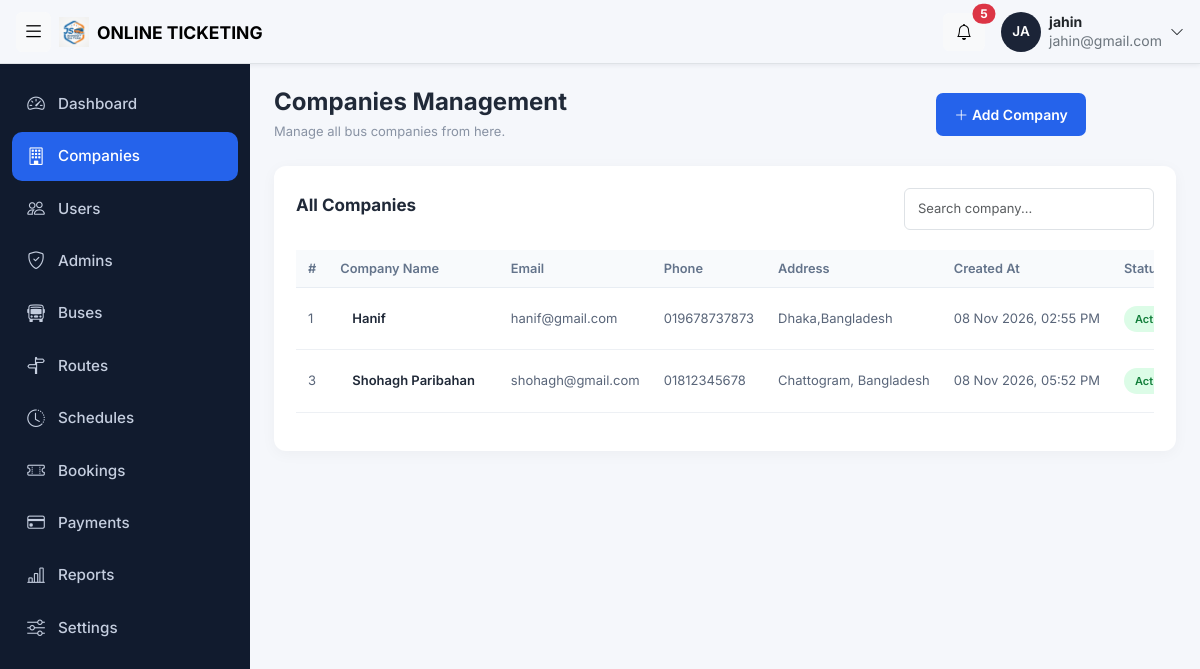
Before: /admin/companies.php (signed in) with the older database file.
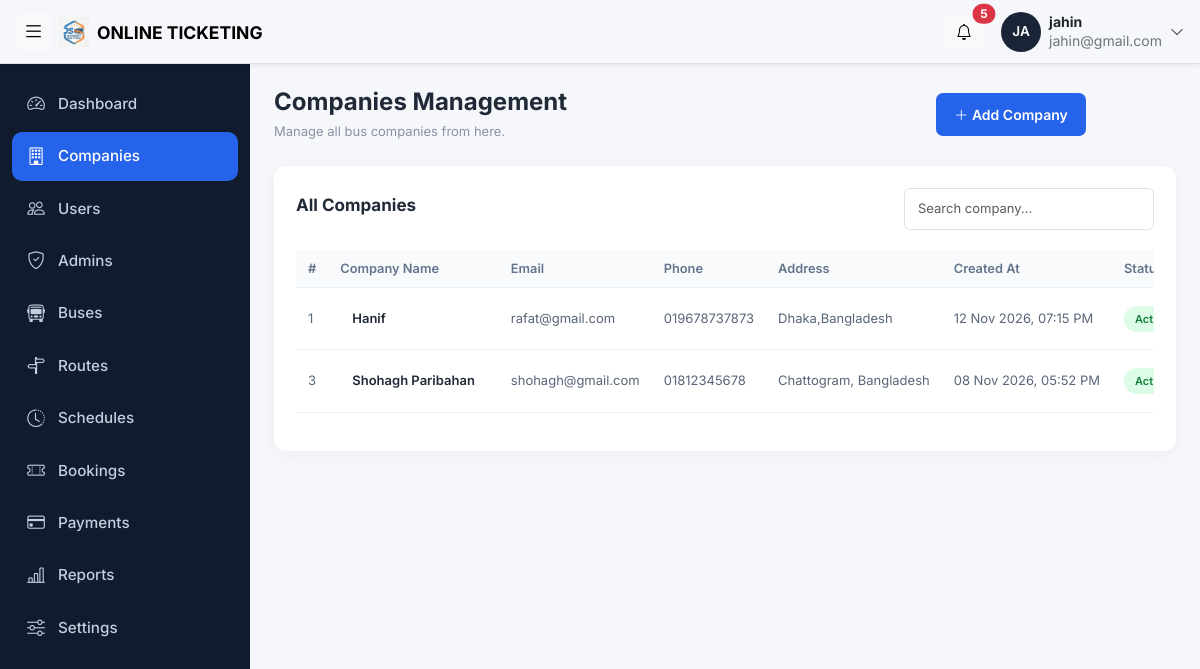
After: the same page with the newer database file.
### tables this page shows
CREATE TABLE `bus_companies` (
  `company_id` int(11) NOT NULL,
  `company_name` varchar(100) NOT NULL,
  `email` varchar(100) NOT NULL,
  `phone` varchar(20) NOT NULL,
  `address` text NOT NULL,
  `status` enum('active','inactive') NOT NULL,
  `created_at` timestamp NOT NULL DEFAULT current_timestamp() ON UPDATE current_timestamp()
);

### admin/companies.php (the view, shortened to what this page needs)
<?php
include '../config/db.php';
$rawData = $conn->query("SELECT * FROM bus_companies");
?>
<!DOCTYPE html>
<html lang="bn">
<head>
   <?php
include '../includes/admin_css.php';
?>
</head>
<body>
<?php
include '../includes/topbar.php';
?>
    <div class="layout">
   <?php
include '../includes/admincmsidebar.php';
?>
      <div class="container-fluid py-4 px-4">
    <div class="page-header">
        <div>
            <h3>Companies Management</h3>
            <p>Manage all bus companies from here.</p>
        </div>
        <button class="btn-add" id="openForm">
            <i class="bi bi-plus-lg"></i> Add Company
        </button>
    </div>
    <div class="company-card">
        <div class="table-header">
            <h5>All Companies</h5>
            <input type="text" id="searchInput"
                   class="form-control search-box"
                   placeholder="Search company...">
        </div>
        <div class="table-responsive">
            <table class="table company-table" id="companyTable">
                <thead>
                    <tr>
                        <th>#</th>
                        <th>Company Name</th>
                        <th>Email</th>
                        <th>Phone</th>
                        <th>Address</th>
                        <th>Created At</th>
                        <th>Status</th>
                    </tr>
                </thead>
                <tbody>
<?php while ($row = $rawData->fetch_assoc()) { ?>
<tr>
        <td><?php echo $row['company_id']; ?></td>
    <td>
        <div class="company-name">
            <?php echo $row['company_name']; ?>
        </div>
    </td>
    <td><?php echo $row['email']; ?></td>
    <td><?php echo $row['phone']; ?></td>
    <td><?php echo $row['address']; ?></td>
    <td>
    <?php echo date('d M Y, h:i A', strtotime($row['created_at'])); ?>
</td>
    <td>
        <span class="status <?php echo $row['status']; ?>">
            <?php echo ucfirst($row['status']); ?>
        </span>
    </td>
</tr>
<?php } ?>
</tbody>
            </table>
        </div>
    </div>
</div>
</body>
</html>

Changed rows visible on the page:
changed bus_companies "Hanif": email "hanif@gmail.com" → "rafat@gmail.com"; created_at "08 Nov 2026, 02:55 PM" → "12 Nov 2026, 07:15 PM"
